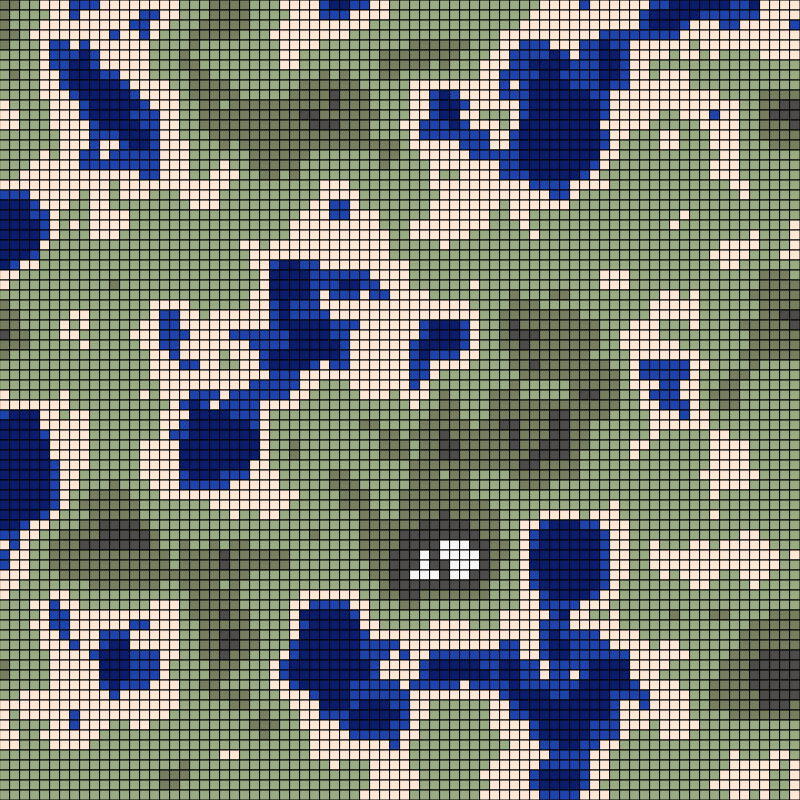
Frame 1 (no input)
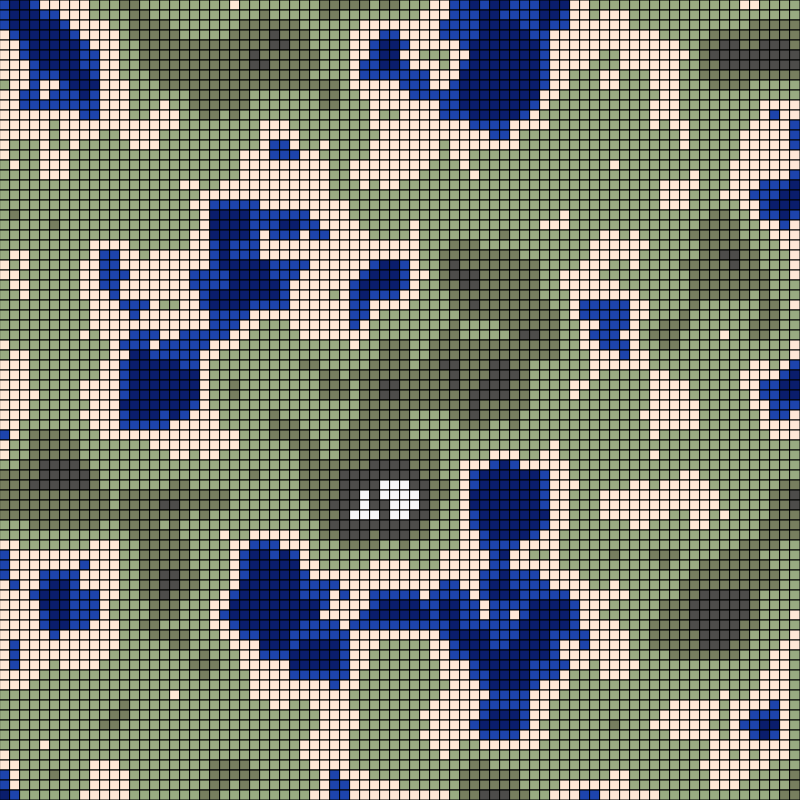
Frame 60 (no input)
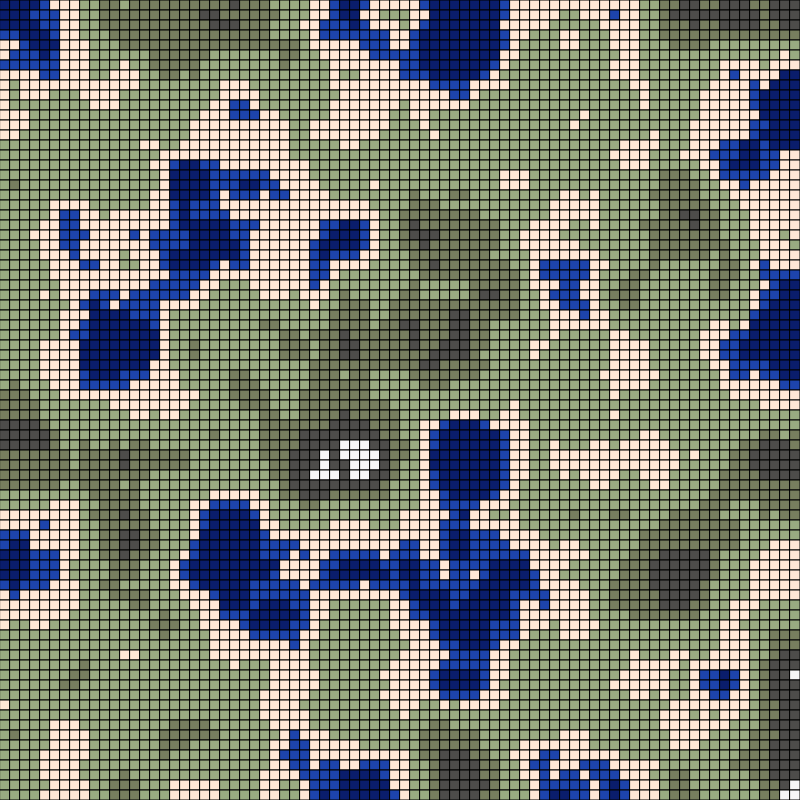
Frame 120 (the mouse pressed at the canvas centre since frame 60)

The p5.js sketch that drew these frames (run headless with seeded random() and noise() and a simulated clock; from frame 60 on, the mouse is pressed at the canvas centre):

// p5.js sketch
// ── sketch.js
var noiseScale = 0.009;
var scl = 10;
var move = 0.01;
var deepWater;
var shallowWater;
var beach;
var lightGrass;
var darkGrass;
var mountains;
var snow;


function setup() {
    createCanvas(800, 800);
    deepWater = color(10, 29, 108);
    shallowWater = color(29, 68, 173);
    beach = color(255, 231, 214);
    lightGrass = color(153, 171, 129);
    darkGrass = color(119, 126, 94);
    mountains = color(77, 76, 74);
    snow = color(247, 246, 247);
}

function draw() {
    background(51);
    for (var x = 0; x < width; x += scl) {
        for (var y = 0; y < height; y += scl) {
            // noStroke();
            var n = noise(x * noiseScale + move, y * noiseScale + move);
            switch (true) {
                case (n < 0.3):
                    fill(deepWater);
                    break;
                case (n < 0.35):
                    fill(shallowWater);
                    break;
                case (n < 0.45):
                    fill(beach);
                    break;
                case (n < 0.6):
                    fill(lightGrass);
                    break;
                case (n < 0.7):
                    fill(darkGrass);
                    break;
                case (n < 0.8):
                    fill(mountains);
                    break;
                default:
                    fill(snow);
            }
            rect(x, y, scl, scl);
        }
    }
    move += noiseScale * noise(move) * 2;
}
